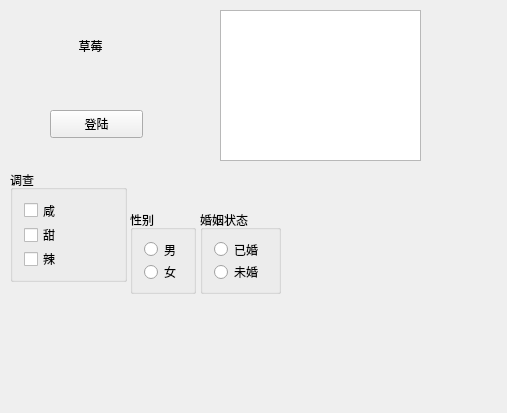
<?xml version="1.0" encoding="UTF-8"?>
<ui version="4.0">
 <class>Widget</class>
 <widget class="QWidget" name="Widget">
  <property name="geometry">
   <rect>
    <x>0</x>
    <y>0</y>
    <width>507</width>
    <height>413</height>
   </rect>
  </property>
  <property name="windowTitle">
   <string>Widget</string>
  </property>
  <widget class="QPushButton" name="pushButton">
   <property name="geometry">
    <rect>
     <x>50</x>
     <y>110</y>
     <width>93</width>
     <height>28</height>
    </rect>
   </property>
   <property name="text">
    <string>登陆</string>
   </property>
   <property name="icon">
    <iconset resource="res.qrc">
     <normaloff>:/n/apple.png</normaloff>:/n/apple.png</iconset>
   </property>
  </widget>
  <widget class="QToolButton" name="toolButton">
   <property name="geometry">
    <rect>
     <x>40</x>
     <y>10</y>
     <width>101</width>
     <height>71</height>
    </rect>
   </property>
   <property name="text">
    <string>草莓</string>
   </property>
   <property name="icon">
    <iconset resource="res.qrc">
     <normaloff>:/n/strawberry .png</normaloff>:/n/strawberry .png</iconset>
   </property>
   <property name="iconSize">
    <size>
     <width>40</width>
     <height>40</height>
    </size>
   </property>
   <property name="toolButtonStyle">
    <enum>Qt::ToolButtonTextBesideIcon</enum>
   </property>
   <property name="autoRaise">
    <bool>true</bool>
   </property>
  </widget>
  <widget class="QGroupBox" name="groupBox">
   <property name="geometry">
    <rect>
     <x>200</x>
     <y>210</y>
     <width>81</width>
     <height>84</height>
    </rect>
   </property>
   <property name="title">
    <string>婚姻状态</string>
   </property>
   <layout class="QVBoxLayout" name="verticalLayout_2">
    <item>
     <widget class="QRadioButton" name="radioButton_3">
      <property name="text">
       <string>已婚</string>
      </property>
     </widget>
    </item>
    <item>
     <widget class="QRadioButton" name="radioButton_4">
      <property name="text">
       <string>未婚</string>
      </property>
     </widget>
    </item>
   </layout>
  </widget>
  <widget class="QGroupBox" name="groupBox_2">
   <property name="geometry">
    <rect>
     <x>130</x>
     <y>210</y>
     <width>66</width>
     <height>84</height>
    </rect>
   </property>
   <property name="title">
    <string>性别</string>
   </property>
   <layout class="QVBoxLayout" name="verticalLayout">
    <item>
     <widget class="QRadioButton" name="rBtnMan">
      <property name="text">
       <string>男</string>
      </property>
     </widget>
    </item>
    <item>
     <widget class="QRadioButton" name="rBtnWoman">
      <property name="text">
       <string>女</string>
      </property>
     </widget>
    </item>
   </layout>
  </widget>
  <widget class="QGroupBox" name="groupBox_3">
   <property name="geometry">
    <rect>
     <x>10</x>
     <y>170</y>
     <width>117</width>
     <height>112</height>
    </rect>
   </property>
   <property name="title">
    <string>调查</string>
   </property>
   <layout class="QVBoxLayout" name="verticalLayout_4">
    <item>
     <layout class="QVBoxLayout" name="verticalLayout_3">
      <item>
       <widget class="QCheckBox" name="checkBox">
        <property name="text">
         <string>咸</string>
        </property>
        <property name="tristate">
         <bool>true</bool>
        </property>
       </widget>
      </item>
      <item>
       <widget class="QCheckBox" name="checkBox_2">
        <property name="text">
         <string>甜</string>
        </property>
       </widget>
      </item>
      <item>
       <widget class="QCheckBox" name="checkBox_3">
        <property name="text">
         <string>辣</string>
        </property>
       </widget>
      </item>
     </layout>
    </item>
   </layout>
  </widget>
  <widget class="QListWidget" name="listWidget">
   <property name="geometry">
    <rect>
     <x>220</x>
     <y>10</y>
     <width>201</width>
     <height>151</height>
    </rect>
   </property>
  </widget>
 </widget>
 <layoutdefault spacing="6" margin="11"/>
 <resources>
  <include location="res.qrc"/>
 </resources>
 <connections/>
</ui>
